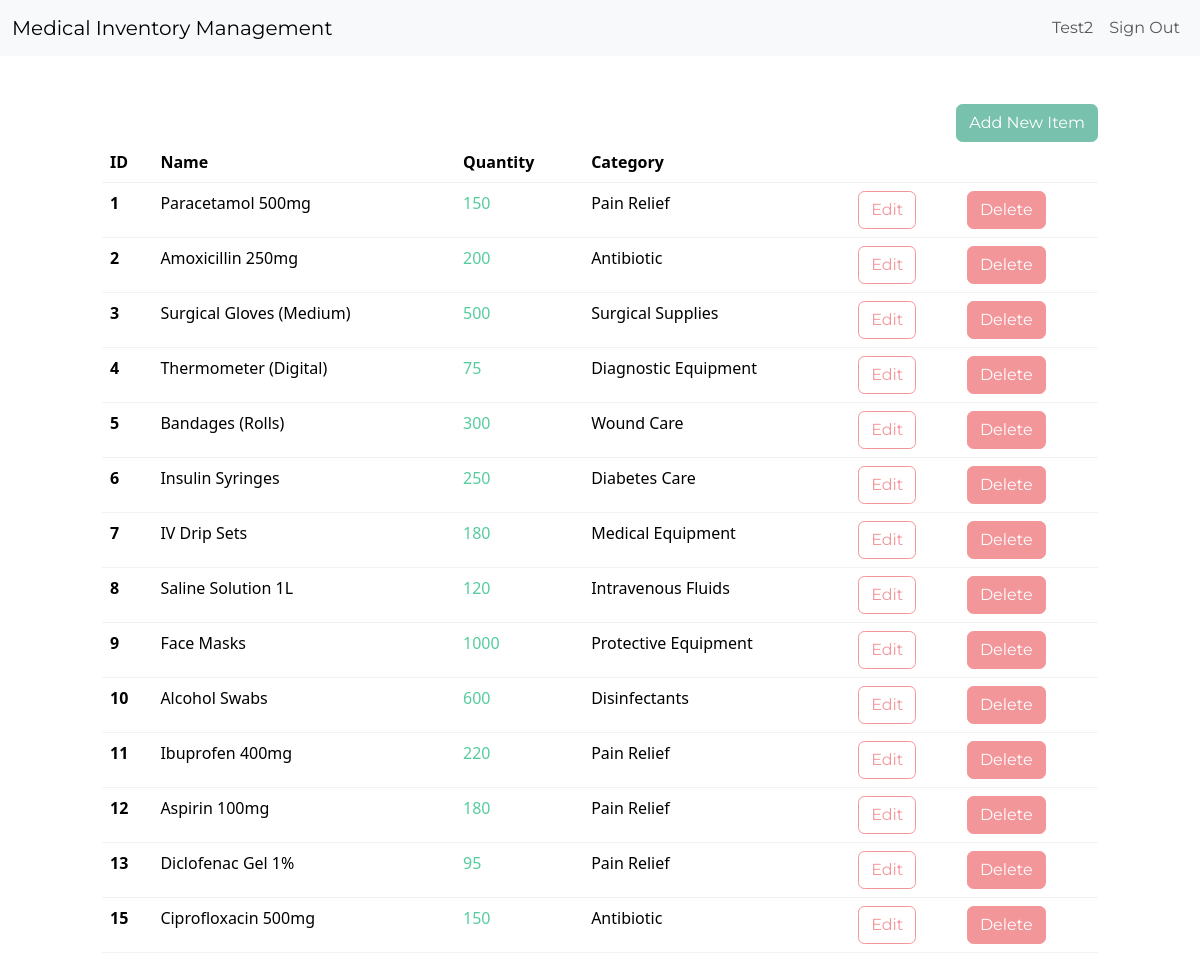
Page /dashboard/ (signed in) on the committed database.
### medical_inventory/models.py (models this page shows, shortened)
class InventoryItem(models.Model):
    name = models.CharField(max_length=200)
    quantity = models.IntegerField()
    category = models.ForeignKey('Category', on_delete=models.SET_NULL, blank=True, null=True)
    date_created = models.DateTimeField(auto_now_add=True)
    user = models.ForeignKey(User, on_delete=models.CASCADE)

class Category(models.Model):
    name = models.CharField(max_length=200)
    class Meta:
        verbose_name_plural = 'Categories'

### medical_inventory/views.py (the view)
# urls.py: path('dashboard/', Dashboard.as_view(), name='dashboard'),
class Dashboard(LoginRequiredMixin, View):
    def get(self, request):
        items = InventoryItem.objects.filter(user=self.request.user.id).order_by('id')
        low_inventory = InventoryItem.objects.filter(
            user=self.request.user.id,
            quantity__lte=settings.LOW_QUANTITY
        )
        if low_inventory.count() > 0:
            if low_inventory.count() > 1:
                messages.error(request, f'{low_inventory.count()} items have low inventory!')
            else:
                messages.error(request, f'{low_inventory.count()} item has low inventory')
        low_inventory_ids = InventoryItem.objects.filter(
            user=self.request.user.id,
            quantity__lte=settings.LOW_QUANTITY
        ).values_list('id', flat=True)
        return render(request, 'medical_inventory/dashboard.html', {'items': items, 'low_inventory_ids': low_inventory_ids})

### medical_inventory/templates/medical_inventory/dashboard.html (shortened to what this page needs)
<!DOCTYPE html>
<html lang="en">
<head>
</head>
<body>
  {% extends 'medical_inventory/base.html' %}
  {% block content %}
    <div class="row">
      <div class="col-md-10 col-12 mx-auto mt-5">
        <div class="d-flex justify-content-end">
            <a href="{% url 'add-item' %}" class="btn btn-primary">Add New Item</a>
        </div>
          <table class="table table-hover table-stripped">
              <thead>
                <tr>
                    <th scope="col">ID</th>
                    <th scope="col">Name</th>
                    <th scope="col">Quantity</th>
                    <th scope="col">Category</th>
                    <th scope="col"></th>
                    <th scope="col"></th>
                </tr>
              </thead>
              <tbody>
                {% for item in items %}
                <tr>
                    <th scope="row">{{ item.id }}</th>
                    <td>{{ item.name }}</td>
                    {% if item.id in low_inventory_ids %}
                        <td class="text-danger">{{ item.quantity }}</td>
                    {% else %}
                        <td class="text-success">{{ item.quantity }}</td>
                    {% endif %}
                    <td>{{ item.category.name }}</td>
                    <td><a href="{% url 'edit-item' item.id %}" class="btn btn-outline-secondary">Edit</a></td>
                    <td><a href="{% url 'delete-item' item.id %}" class="btn btn-secondary">Delete</a></td>
                </tr>
                {% endfor %}
              </tbody>
          </table>
      </div>
    </div>
  {% endblock content %}

### medical_inventory/templates/medical_inventory/navbar.html (shortened to what this page needs)
<!DOCTYPE html>
<html lang="en">
<head>
</head>
<nav class="navbar navbar-expand-lg bg-light">
  <div class="container-fluid">
      <a class="navbar-brand" href="{% url 'index' %}">Medical Inventory Management</a>
      <div class="collapse navbar-collapse justify-content-end" id="navbarNav">
          <ul class="navbar-nav">
              {% if user.is_authenticated %}
                <li class="nav-item"><a class="nav-link" href="#">{{ user.username }}</a></li>
                <li class="nav-item"><a class="nav-link" href="{% url 'logout' %}">Sign Out</a></li>
              {% else %}
                <li class="nav-item"><a class="nav-link" href="{% url 'login' %}">Sign In</a></li>
                <li class="nav-item"><a class="nav-link" href="{% url 'signup' %}">Sign Up</a></li>
              {% endif %}
          </ul>
      </div>
  </div>
</nav>
</html>

### rows in the picture
InventoryItem: id "1", name "Paracetamol 500mg", quantity "150", category.name "Pain Relief"
InventoryItem: id "2", name "Amoxicillin 250mg", quantity "200", category.name "Antibiotic"
InventoryItem: id "3", name "Surgical Gloves (Medium)", quantity "500", category.name "Surgical Supplies"
InventoryItem: id "4", name "Thermometer (Digital)", quantity "75", category.name "Diagnostic Equipment"
InventoryItem: id "5", name "Bandages (Rolls)", quantity "300", category.name "Wound Care"
InventoryItem: id "6", name "Insulin Syringes", quantity "250", category.name "Diabetes Care"
InventoryItem: id "7", name "IV Drip Sets", quantity "180", category.name "Medical Equipment"
InventoryItem: id "8", name "Saline Solution 1L", quantity "120", category.name "Intravenous Fluids"
InventoryItem: id "9", name "Face Masks", quantity "1000", category.name "Protective Equipment"
InventoryItem: id "10", name "Alcohol Swabs", quantity "600", category.name "Disinfectants"
InventoryItem: id "11", name "Ibuprofen 400mg", quantity "220", category.name "Pain Relief"
InventoryItem: id "12", name "Aspirin 100mg", quantity "180", category.name "Pain Relief"
InventoryItem: id "13", name "Diclofenac Gel 1%", quantity "95", category.name "Pain Relief"
InventoryItem: id "15", name "Ciprofloxacin 500mg", quantity "150", category.name "Antibiotic"

### other values in the picture
{{ user.username }} "Test2"
